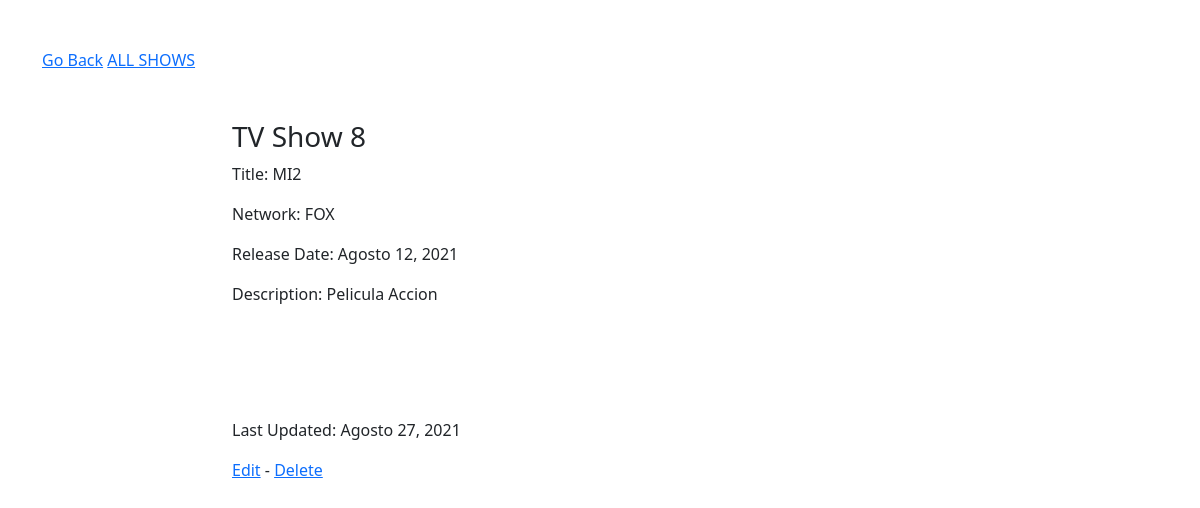
Before: /shows/8 with the older database file.
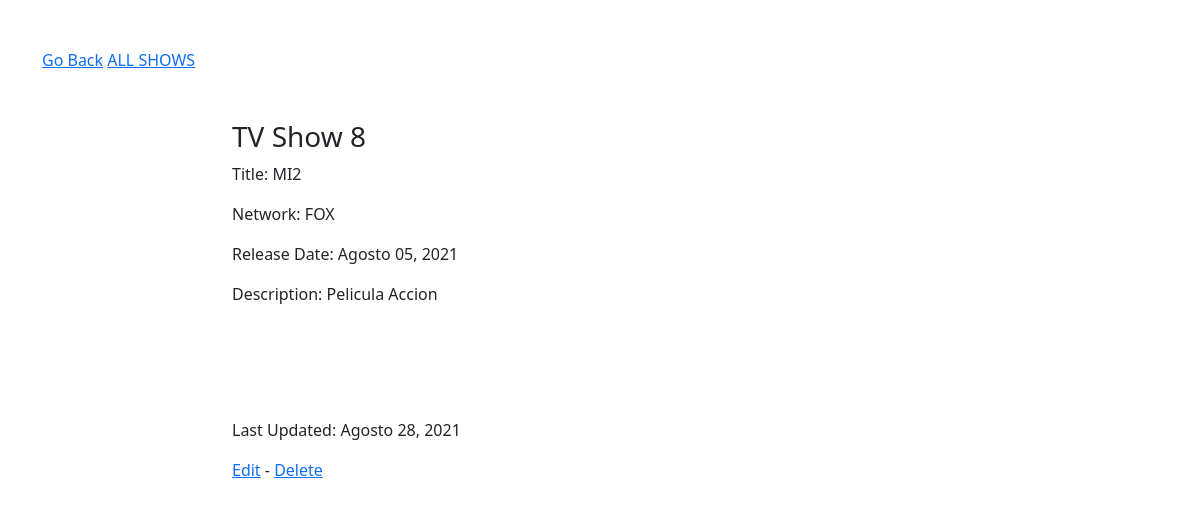
After: the same page with the newer database file.
### app/models.py (models this page shows, shortened)
class Show(models.Model):
    title = models.CharField(max_length=200)
    network = models.CharField(max_length=80)
    release_date = models.DateField()
    description = models.CharField(max_length=300)
    created_at = models.DateTimeField(auto_now_add=True)
    updated_at = models.DateTimeField(auto_now=True)
    objects = ShowManager()

### app/views.py (the view)
# urls.py: path('shows/<int:id>', views.show),
def show(request, id):
    context = {
        'id' : id,
        'programa' : Show.objects.get(id=id),
    }
    return render(request, 'mostrar.html', context)

### app/templates/mostrar.html (shortened to what this page needs)
{% extends "base.html" %}
{% block contenido %}
<div class='row'>
        <div class='col-sm-12 col-lg-8 offset-lg-2 mb-5'>
            <h3>TV Show {{id}}</h3>
            <p>Title: {{programa.title}}</p>
            <p>Network: {{programa.network}}</p>
            <p>Release Date: {{programa.release_date|date:"F d, Y"}}</p>
            <p>Description: {{programa.description}}</p>
        </div>
        <div class='col-sm-12 col-lg-8 offset-lg-2 mt-5'>
            <p>Last Updated: {{programa.updated_at|date:"F d, Y"}}</p>
            <a href="/shows/{{id}}/edit">Edit</a> - <a href="/shows/{{id}}/destroy">Delete</a>
        </div>
{% endblock %}

Changed rows visible on the page:
changed Show "MI2": release_date "Agosto 12, 2021" → "Agosto 05, 2021"; updated_at "Agosto 27, 2021" → "Agosto 28, 2021"
